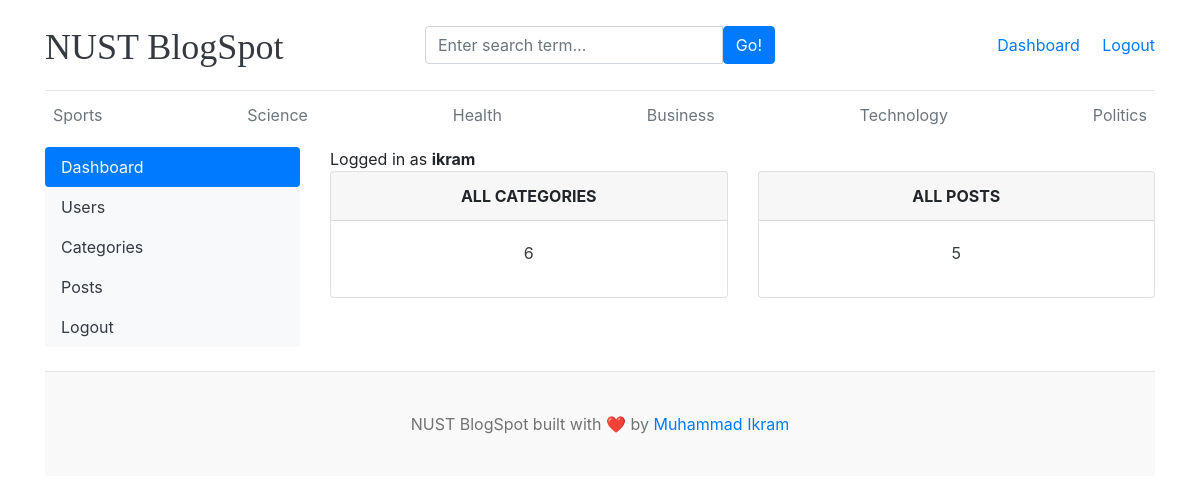
The page /dashboard/ (signed in) on the database its author committed.
### blog/models.py (models this page shows, shortened)
class Category(models.Model):
    category_name = models.CharField(max_length=50, unique=True)
    created_at = models.DateTimeField(auto_now_add=True)
    updated_at = models.DateTimeField(auto_now=True)
    class Meta:
        verbose_name_plural = 'categories'

### dashboards/views.py (the view)
# urls.py: path('dashboard/', include('dashboards.urls')),
@login_required(login_url='login')
def dashboard(request):
    category_count = Category.objects.all().count()
    blogs_count = Blog.objects.all().count()
    context = {
        'category_count' : category_count,
        'blogs_count' : blogs_count,
    }
    return render(request, 'dashboard/dashboard.html', context)

### blog/context_processors.py (called while the page is built)
def get_categories(request):
    categories = Category.objects.all()
    return dict(categories = categories)

def get_social_links(request):
    social_links = SocialLink.objects.all()
    return dict(social_links = social_links)

### templates/dashboard/dashboard.html
{% extends 'base.html' %}
{% block content %}
<div class="row">
        {% include 'dashboard/sidebar.html' %}
         <div class="col-md-9">
            <span>Logged in as <b>{{ user }}</b></span>
            <div class="row">
                <div class="col">
                    <div class="card boder-default mb-3">
                        <div class="card-header text-center text-uppercase font-weight-bold">All Categories</div>
                        <div class="card-body text-dark">
                            <div class="card-title text-center">{{ category_count }}</div>
                        </div>
                    </div>
                </div>
                <div class="col">
                    <div class="card boder-default mb-3">
                        <div class="card-header text-center text-uppercase font-weight-bold">All posts</div>
                        <div class="card-body text-dark">
                            <div class="card-title text-center">{{ blogs_count }}</div>
                        </div>
                    </div>
                </div>
            </div>
         </div>
</div>
{% endblock %}

### templates/base.html (shortened to what this page needs)
{% load static %}
<!DOCTYPE html>
<html lang="en">
<head>
    <link href="https://getbootstrap.com/docs/4.0/dist/css/bootstrap.min.css" rel="stylesheet">
    <link href="{% static 'css/blog.css' %}" rel="stylesheet">
    <link rel="stylesheet" href="https://cdnjs.cloudflare.com/ajax/libs/font-awesome/4.7.0/css/font-awesome.min.css">
</head>
<body>
    <div class="container">
        <header class="blog-header py-3">
            <div class="row flex-nowrap justify-content-between align-items-center">
                <div class="col-4 pt-1">
                    <a class="blog-header-logo text-dark" href="/">NUST BlogSpot</a>
                </div>
                <div class="col-4">
                    <form action="{% url 'search' %}" method="GET">
                        <div class="input-group">
                        <input class="form-control" type="text" name="keyword" value="{{ keyword }}" placeholder="Enter search term..."
                            aria-label="Enter search term..." aria-describedby="button-search" />
                        <button type="submit" class="btn btn-primary" id="button-search" type="button">Go!</button>
                    </div>
                    </form>
                </div>
                <div class="col-4 d-flex justify-content-end align-items-center">
                    {% if not user.is_authenticated %}
                    <a class="btn btn-sm btn-primary" href="{% url 'login' %}">Login</a> &nbsp;
                    <a class="btn btn-sm btn-outline-secondary" href="{% url 'register' %}">Register</a>
                    {% else %}
                        <span><a href="{% url 'dashboard' %}">Dashboard</a></span>
                        <span><a href="{% url 'logout' %}">Logout</a></span>
                    {% endif %}
                </div>
            </div>
        </header>
        <div class="nav-scroller py-1 mb-2">
            <nav class="nav d-flex justify-content-between">
                {% for cat in categories %}
                <a class="p-2 text-muted" href="{% url 'posts_by_category' cat.id %}">{{cat.category_name}}</a>
                {% endfor %}
            </nav>
        </div>
        {% block content %}
        {% endblock %}
         <br>
        <footer class="blog-footer">
            <p>NUST BlogSpot built with ❤️ by <a href="#">Muhammad Ikram</a></p>
        </footer>
</body>
</html>

### blog_main/static/css/blog.css (style rules this page uses)
.blog-header { border-bottom: 1px solid #e5e5e5; }
.blog-header-logo { font-family: "Playfair Display", Georgia, "Times New Roman", serif; font-size: 2.25rem; }
.blog-footer { padding: 2.5rem 0; color: #727272; text-align: center; background-color: #f9f9f9; border-top: .05rem solid #e5e5e5; }
.blog-footer p:last-child { margin-bottom: 0; }

### rows shown on the page
Category: category_name "Sports"
Category: category_name "Science"
Category: category_name "Health"
Category: category_name "Business"
Category: category_name "Technology"
Category: category_name "Politics"

### other values the page prints
{{ user }} "ikram"
{{ category_count }} "6"
{{ blogs_count }} "5"
